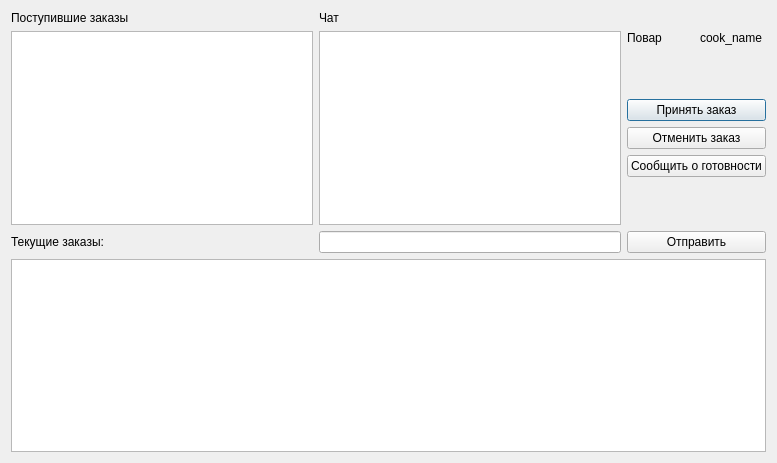
<?xml version="1.0" encoding="UTF-8"?>
<ui version="4.0">
 <class>cook_window</class>
 <widget class="QDialog" name="cook_window">
  <property name="geometry">
   <rect>
    <x>0</x>
    <y>0</y>
    <width>777</width>
    <height>463</height>
   </rect>
  </property>
  <property name="windowTitle">
   <string>Dialog</string>
  </property>
  <layout class="QGridLayout" name="gridLayout">
   <item row="1" column="0">
    <widget class="QTableView" name="unconfirmed"/>
   </item>
   <item row="3" column="0" colspan="3">
    <widget class="QTableView" name="confirmed"/>
   </item>
   <item row="0" column="0">
    <widget class="QLabel" name="label">
     <property name="text">
      <string>Поступившие заказы</string>
     </property>
    </widget>
   </item>
   <item row="1" column="2">
    <layout class="QVBoxLayout" name="verticalLayout_2">
     <item>
      <layout class="QHBoxLayout" name="horizontalLayout">
       <item>
        <widget class="QLabel" name="label_2">
         <property name="text">
          <string>Повар</string>
         </property>
        </widget>
       </item>
       <item>
        <widget class="QLabel" name="cookName">
         <property name="text">
          <string>cook_name</string>
         </property>
        </widget>
       </item>
      </layout>
     </item>
     <item>
      <layout class="QVBoxLayout" name="verticalLayout">
       <item>
        <spacer name="verticalSpacer">
         <property name="orientation">
          <enum>Qt::Vertical</enum>
         </property>
         <property name="sizeHint" stdset="0">
          <size>
           <width>0</width>
           <height>0</height>
          </size>
         </property>
        </spacer>
       </item>
       <item>
        <widget class="QPushButton" name="takeOrder">
         <property name="text">
          <string>Принять заказ</string>
         </property>
        </widget>
       </item>
       <item>
        <widget class="QPushButton" name="pushButton">
         <property name="text">
          <string>Отменить заказ</string>
         </property>
        </widget>
       </item>
       <item>
        <widget class="QPushButton" name="readyOrder">
         <property name="text">
          <string>Сообщить о готовности</string>
         </property>
        </widget>
       </item>
       <item>
        <spacer name="verticalSpacer_2">
         <property name="orientation">
          <enum>Qt::Vertical</enum>
         </property>
         <property name="sizeHint" stdset="0">
          <size>
           <width>20</width>
           <height>40</height>
          </size>
         </property>
        </spacer>
       </item>
      </layout>
     </item>
    </layout>
   </item>
   <item row="2" column="0">
    <widget class="QLabel" name="label_3">
     <property name="text">
      <string>Текущие заказы:</string>
     </property>
    </widget>
   </item>
   <item row="1" column="1">
    <widget class="QTableView" name="tableChat"/>
   </item>
   <item row="0" column="1">
    <widget class="QLabel" name="label_4">
     <property name="text">
      <string>Чат</string>
     </property>
    </widget>
   </item>
   <item row="2" column="2">
    <widget class="QPushButton" name="chatSend">
     <property name="text">
      <string>Отправить</string>
     </property>
    </widget>
   </item>
   <item row="2" column="1">
    <widget class="QLineEdit" name="chatInput"/>
   </item>
  </layout>
 </widget>
 <resources/>
 <connections/>
</ui>
